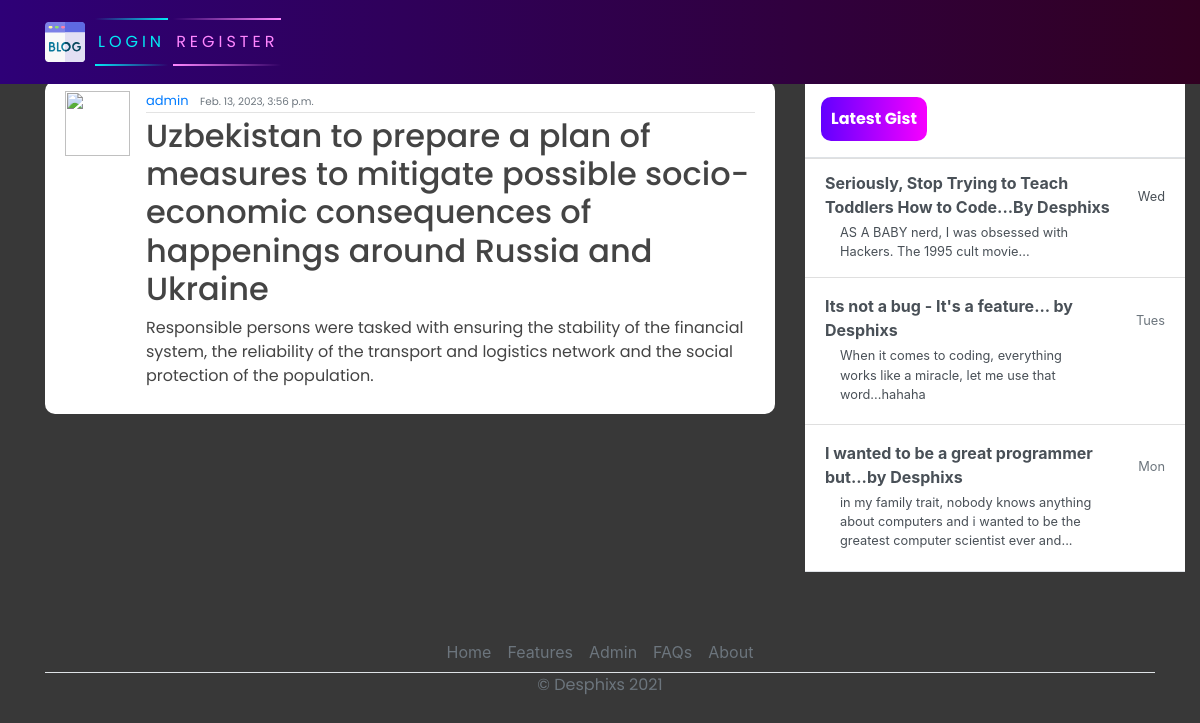
The app's page /post/2/ with its own data.
### post/models.py (models this page shows, shortened)
class Post(models.Model):
    title = models.CharField(max_length=200)
    content = models.TextField()
    created_at = models.DateTimeField(auto_now_add=True)
    author = models.ForeignKey(User, on_delete=models.CASCADE)
    class Meta:
        ordering = ["-created_at"]

### post/views.py (the view)
# urls.py: path('post/<int:id>/', post_detail, name="blog-detail"),
def post_detail(request, id):
    post = Post.objects.get(id=id)
    context = {
        'post': post,
    }
    return render(request, 'blog/post_detail.html', context)

### templates/blog/post_detail.html (shortened to what this page needs)
{% extends 'blog/base.html' %}
{% block content %}
<article class="media content-section">
    <img class="rounded-cirlce article-img" src="{{ object.author.profile.image.url }}" alt="">
    <div class="media-body">
        <div class="article-metadata">
            <a class="mr-2" href="#">{{ post.author }}</a>
            <small class="text-muted">{{ post.created_at }}</small> <br>
        </div>
        <h2><a class="article-title" href="#">{{ post.title }}</a></h2>
        <p class="article-content">{{ post.content }}</p>
    </div>
    <br>
</article>
{% endblock content %}

### templates/blog/base.html (shortened to what this page needs)
{% load static %}
<!DOCTYPE html>
<html>
<head>
    <link rel="stylesheet" href="https://maxcdn.bootstrapcdn.com/bootstrap/4.0.0/css/bootstrap.min.css"
>
    <link rel="stylesheet" href="{% static 'css/main.css' %}">
</head>
<body>
<header class="site-header">
    <nav class="navbar navbar-expand-md navbar-dark bg-steel fixed-top">
        <div class="container">
            <div class="collapse navbar-collapse" id="navbarToggle">
                <div class="navbar-nav mr-auto">
                    {% if user.is_authenticated %}
                    <a class="nav-item nav-link" href="{% url 'blog-home' %}">HOME</a>
                    <a class="nav-item nav-link" href="{% url 'blog-about' %}">ABOUT</a>
                </div>
                <div class="navbar-nav">
                    <!-- <a class="nav-item nav-link" href="#">Login</a>
                    <a class="nav-item nav-link" href="#">Register</a> -->
                    <a href="{% url 'new-blog' %}" id="auth-links">
                        <span></span>
                        <span></span>
                        <span></span>
                        <span></span>
                        Create Post
                    </a>
                    <a href="" id="auth-links">
                        <span></span>
                        <span></span>
                        <span></span>
                        <span></span>
                        Profile
                    </a>
                    <a href="" id="auth-links">
                        <span></span>
                        <span></span>
                        <span></span>
                        <span></span>
                        Logout
                    </a>
                    {% else %}
                    <a href="" id="auth-links">
                        <span></span>
                        <span></span>
                        Login
                    </a>
                    <a href="" id="auth-links">
                        <span></span>
                        <span></span>
                        Register
                    </a>
                    {% endif %}
                </div>
            </div>
        </div>
    </nav>
</header>
<main role="main" class="container">
    <div class="row">
        <div class="col-md-8">
        </div>
        <div class="col-md-8">
            {% block content %}{% endblock %}
        </div>
        <div class="col-md-4">
            <div class="content-sectionw">
                <div class="d-flex flex-column align-items-stretch flex-shrink-0 bg-white" style="width: 380px;"
                     style="padding-top: 120px;">
                    <a id="list-group" style="text-decoration: none;" href=""
                       class="d-flex align-items-center flex-shrink-0 p-3 link-dark text-decoration-none border-bottom">
                        <span class="fs-5 fw-semibold" id="gist-btn">Latest Gist</span>
                    </a>
                    <div class="list-group list-group-flush border-bottom scrollarea">
                        <a href="#" class="list-group-item list-group-item-action  lh-tight" aria-current="true">
                            <div class="d-flex w-100 align-items-center justify-content-between">
                                <strong class="mb-1">Seriously, Stop Trying to Teach Toddlers How to Code...By Desphixs
                                </strong>
                                <small>Wed</small>
                            </div>
                            <div class="col-10 mb-1 small">AS A BABY nerd, I was obsessed with Hackers. The 1995 cult
                                movie...
                            </div>
                        </a>
                        <a href="#" class="list-group-item list-group-item-action py-3 lh-tight">
                            <div class="d-flex w-100 align-items-center justify-content-between">
                                <strong class="mb-1">Its not a bug - It's a feature... by Desphixs</strong>
                                <small class="text-muted">Tues</small>
                            </div>
                            <div class="col-10 mb-1 small">When it comes to coding, everything works like a miracle, let
                                me use that word...hahaha
                            </div>
                        </a>
                        <a href="#" class="list-group-item list-group-item-action py-3 lh-tight">
                            <div class="d-flex w-100 align-items-center justify-content-between">
                                <strong class="mb-1">I wanted to be a great programmer but...by Desphixs</strong>
                                <small class="text-muted">Mon</small>
                            </div>
                            <div class="col-10 mb-1 small">in my family trait, nobody knows anything about computers and
                                i wanted to be the greatest computer scientist ever and...
                            </div>
                        </a>
                    </div>
                </div>
            </div>
        </div>
    </div>
    <footer class="">
        <ul class="nav justify-content-center border-bottom" style="margin-top: 60px;">
            <li class="nav-item"><a href="#" class="nav-link px-2 text-muted">Home</a></li>
            <li class="nav-item"><a href="#" class="nav-link px-2 text-muted">Features</a></li>
            <li class="nav-item"><a href="admin/" class="nav-link px-2 text-muted">Admin</a></li>
            <li class="nav-item"><a href="#" class="nav-link px-2 text-muted">FAQs</a></li>
            <li class="nav-item"><a href="#" class="nav-link px-2 text-muted">About</a></li>
        </ul>
        <p class="text-center text-muted">&copy; Desphixs 2021</p>
    </footer>
</main>
</body>
</html>

### static/css/main.css (style rules this page uses)
body { background-color: rgb(56, 56, 56); margin-top: 5rem; background-size: contain; background-repeat: no-repeat; }
h1, h2, h3, h4, h5, h6, p { color: #444444; font-family: 'Poppins', sans-serif; }
ul { margin: 0; }
.bg-steel { background: linear-gradient(270deg, rgb(49, 0, 33) 0%, rgb(46, 0, 119) 100%); }
.content-section { background: #ffffff; padding: 10px 20px; border-radius: 10px; margin-bottom: 20px; }
.article-title { color: #444444; }
.article-content { white-space: pre-line; }
.article-img { height: 65px; width: 65px; margin-right: 16px; }
.article-metadata { font-family: 'Poppins', sans-serif; padding-bottom: 1px; margin-bottom: 4px; font-size: 13px; border-bottom: 1px solid #e3e3e3 }
svg { width: 50px; height: 50px; }
#auth-links { font-family: 'Poppins', sans-serif; position: relative; display: inline-block; padding: 12px 3px; margin: 10px 0; color: #03e9f4; text-decoration: none; text-transform: uppercase; transition: 0.5s; letter-spacing: 4px; overflow: hidden; margin-right: 5px; }
#auth-links:nth-child(2) { filter: hue-rotate(110deg); }
#auth-links span { position: absolute; display: block; }
#auth-links span:nth-child(1) { top: 0; left: 0; width: 100%; height: 2px; background: linear-gradient(90deg,transparent,#03e9f4); animation: animate1 1s linear infinite; }
#auth-links span:nth-child(3) { bottom: 0; right: 0; width: 100%; height: 2px; background: linear-gradient(270deg,transparent,#03e9f4); animation: animate3 1s linear infinite; animation-delay: 0.50s; }
#gist-btn { color: black; background: linear-gradient(270deg, rgb(247, 0, 255) 0%, rgb(98, 0, 255) 100%); padding: 10px; color: white; font-family: 'Poppins', sans-serif; font-weight: bold; border-radius: 10px; }

### records on screen
Post: author "admin", created_at "Feb. 13, 2023, 3:56 p.m.", title "Uzbekistan to prepare a plan of measures to mitigate possible socio-economic consequences of happenings around Russia and Ukraine", content "Responsible persons were tasked with ensuring the stability of the financial system, the reliability of the transport and logistics network and the social protection of the population."
